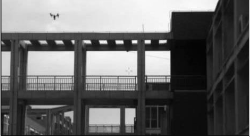
#> input picture images/image3.png, 250 x 137 px
$ python pmom.py   (older library calls are emulated)
#> lines starting #> are read from the running program, lines starting #| are printed output that depends on the picture
#> further down, image is the input picture: shape (137, 250); min 1, max 255, mean 104.5
### HS_HLMO/preprocess.py
import cv2
import numpy as np
from scipy import ndimage


class PreProcesser():
    @staticmethod
    def process(image: np.ndarray, sigma=1.6) -> np.ndarray:
        """
        预处理图像，去噪+Normalize
        :param image: BGR or Gray
        :return: 像素值在(0,1)之间的float的单通道图
        """
#> called with sigma = 1.6
        if image.ndim == 3:
            image = cv2.cvtColor(image, cv2.COLOR_BGR2GRAY)
        image = image.astype(np.float32) / 255.0
        image = ndimage.gaussian_filter(image, sigma)
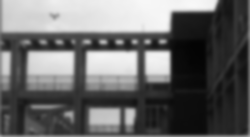
#> image: shape (137, 250) float32; min 0.0157, max 0.974, mean 0.41
        return image

### HS_HLMO/pmom_generator.py
import cv2
import numpy as np
from scipy import ndimage

class PMOM():
    def __init__(self, sigma):
        self.sigma = sigma

    def generate_PMOM(self, image):
        G_x = cv2.Sobel(image, cv2.CV_32F, 1, 0, ksize=3)
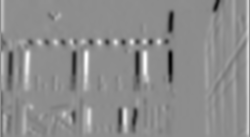
#> G_x: shape (137, 250) float32; min -1.63, max 1.31, mean -0.0026; drawn with min black and max white
        G_y = cv2.Sobel(image, cv2.CV_32F, 0, 1, ksize=3)
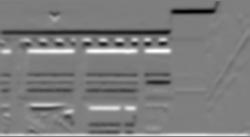
#> G_y: shape (137, 250) float32; min -1.47, max 1.48, mean -0.0213; drawn with min black and max white
        G_w_x = ndimage.gaussian_filter(G_x**2 - G_y**2, self.sigma)
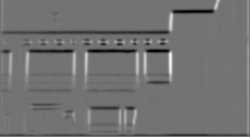
#> G_w_x: shape (137, 250) float32; min -2.19, max 2.65, mean -0.0335; drawn with min black and max white
        G_w_y = ndimage.gaussian_filter(2 * G_x * G_y, self.sigma)
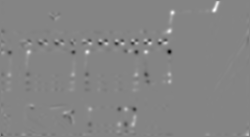
#> G_w_y: shape (137, 250) float32; min -1.86, max 1.71, mean 0.00457; drawn with min black and max white
        orientationMap = np.arctan2(G_w_y, G_w_x) / 2
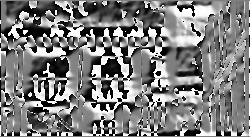
#> orientationMap: shape (137, 250) float32; min -1.57, max 1.57, mean -0.0193; drawn with min black and max white
        return orientationMap

### test/pmom.py
import math
import cv2
from HS_HLMO.preprocess import *
from HS_HLMO.pmom_generator import *
from HS_HLMO.ggloh_describer import *
import numpy as np

def nothing(val):
    pass

processer = PreProcesser()

image = cv2.imread('../images/image3.png', cv2.IMREAD_GRAYSCALE)
image = processer.process(image)

cv2.namedWindow('pmom', cv2.WINDOW_NORMAL)
cv2.createTrackbar('pmom_sigma', 'pmom', 0, 100, nothing)

while True:
    sigma = cv2.getTrackbarPos('pmom_sigma', 'pmom') / 10
    pmom = PMOM(sigma)
    ori = pmom.generate_PMOM(image)
    ori = ori / math.pi * 255.0
    ori = ori.astype(np.uint8)
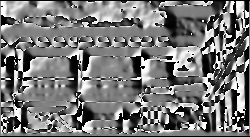
#> ori: shape (137, 250); min 0, max 255, mean 120.5

    cv2.imshow('pmom', ori)
    if cv2.waitKey(1) == ord('q'):
#> (key q is pressed here)
        break

$ run again, with images/image1.png copied over images/image3.png
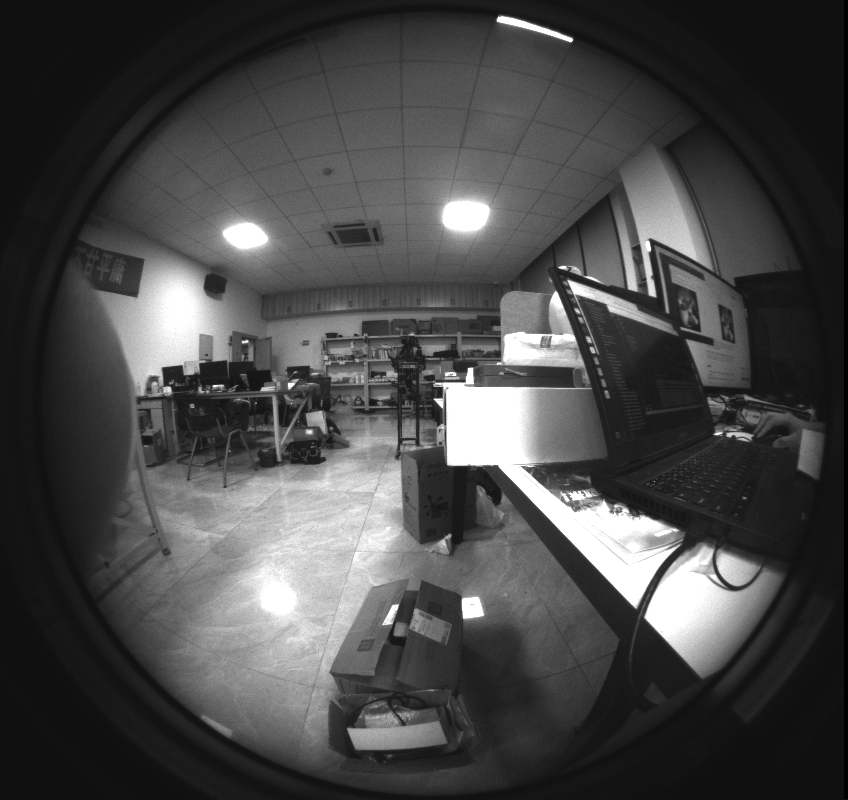
#> input picture images/image1.png, 848 x 800 px
#> image is the input picture: shape (800, 848); min 0, max 255, mean 72.6
#> in generate_PMOM, `orientationMap = np.arctan2(G_w_y, G_w_x) / 2`:
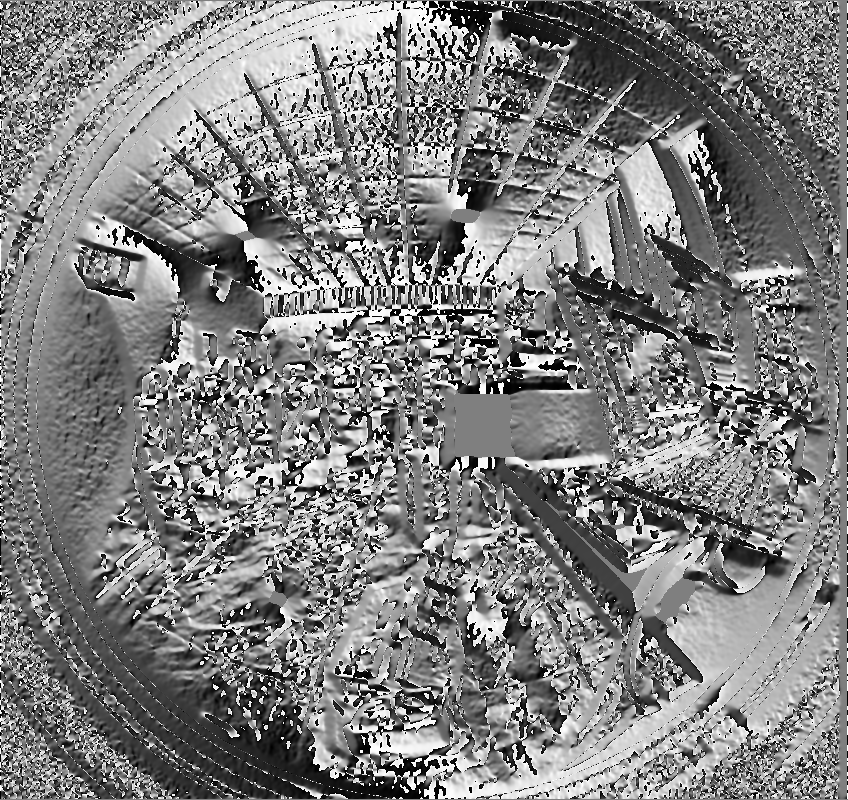
#> orientationMap: shape (800, 848) float32; min -1.57, max 1.57, mean 0.00838; drawn with min black and max white
#> `ori = ori.astype(np.uint8)`:
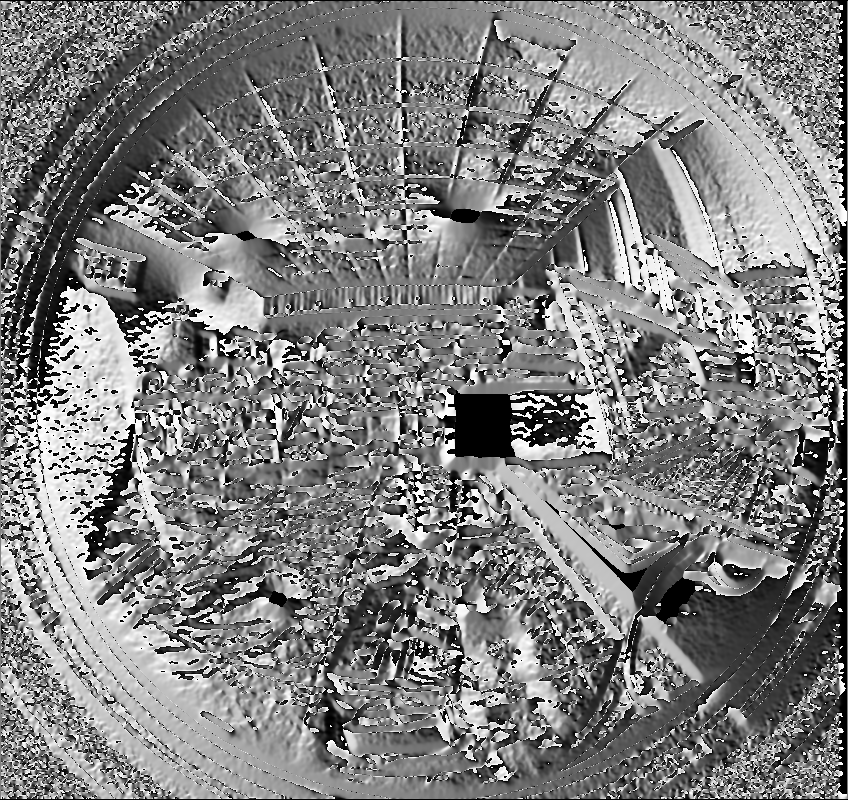
#> ori: shape (800, 848); min 0, max 255, mean 127.3

$ run again, with images/image2.png copied over images/image3.png
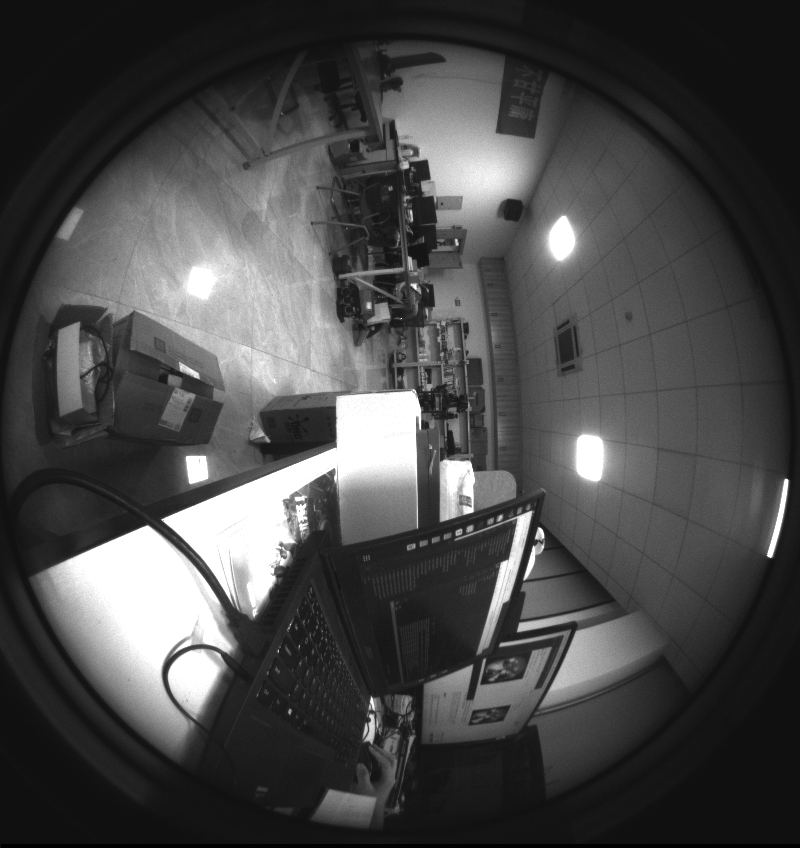
#> input picture images/image2.png, 800 x 848 px
#> image is the input picture: shape (848, 800); min 0, max 255, mean 73.2
#> in generate_PMOM, `orientationMap = np.arctan2(G_w_y, G_w_x) / 2`:
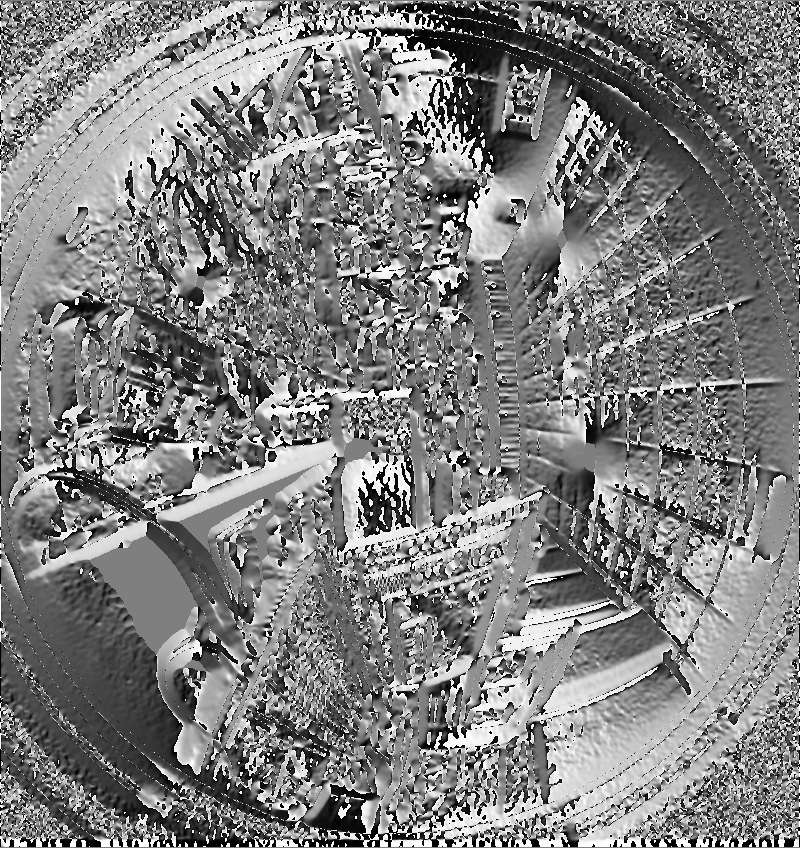
#> orientationMap: shape (848, 800) float32; min -1.57, max 1.57, mean 0.0108; drawn with min black and max white
#> `ori = ori.astype(np.uint8)`:
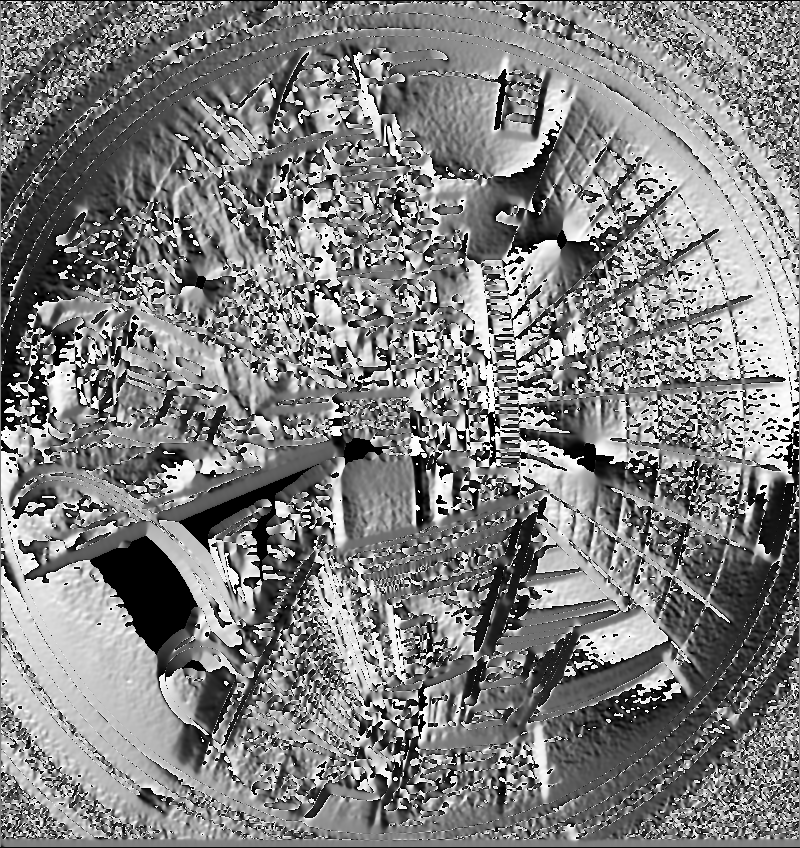
#> ori: shape (848, 800); min 0, max 255, mean 127.9

$ run again, with images/image2_0.5scale.png copied over images/image3.png
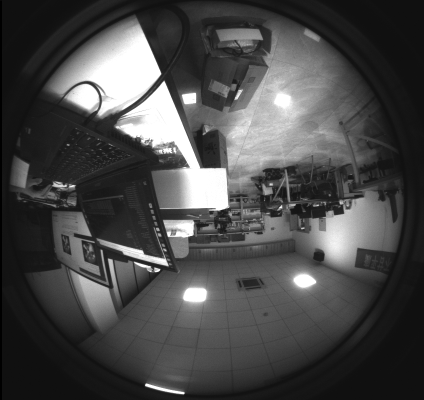
#> input picture images/image2_0.5scale.png, 424 x 400 px
#> image is the input picture: shape (400, 424); min 0, max 255, mean 73.3
#> `ori = ori.astype(np.uint8)`:
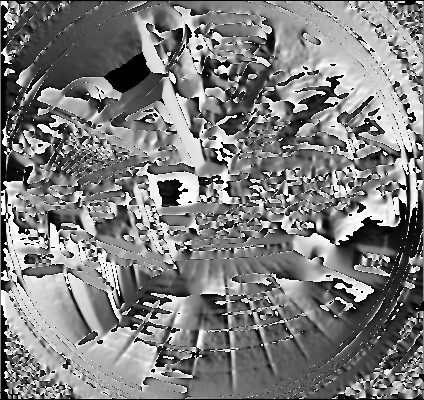
#> ori: shape (400, 424); min 0, max 255, mean 125.5
